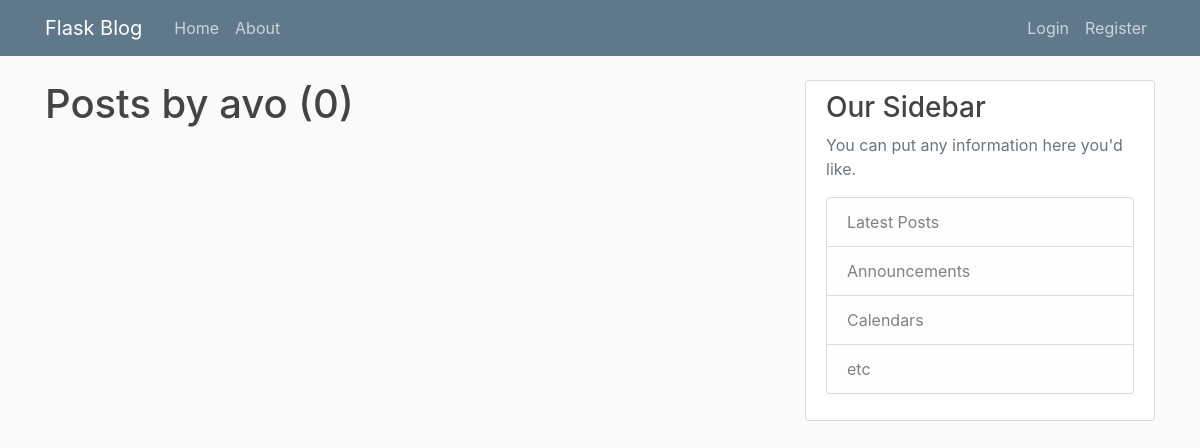
Page /user/avo on the earlier database version.
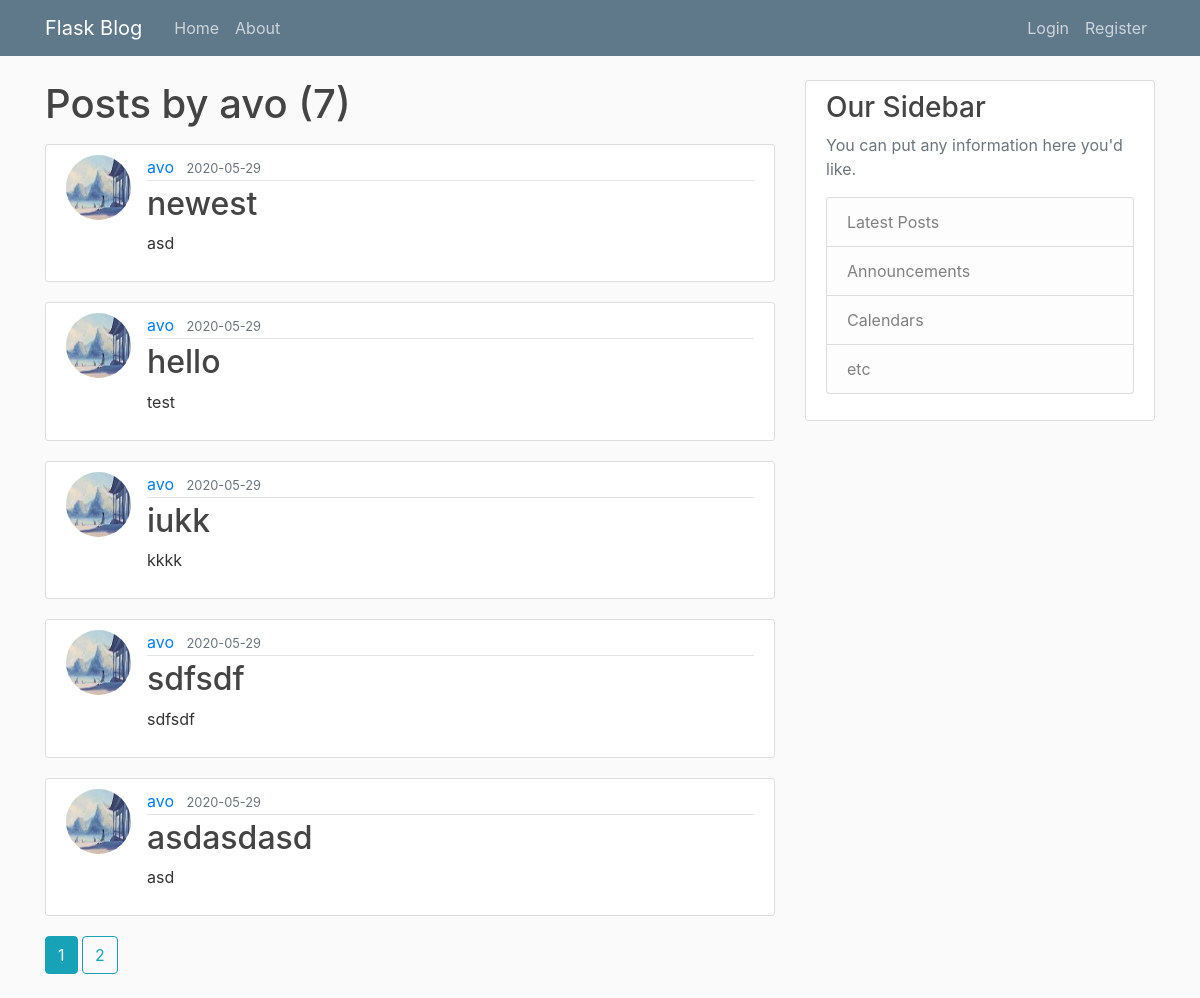
Same page on the later database version.
### flaskblog/models.py (models this page shows, shortened)
class Post(db.Model):
	id = db.Column(db.Integer, primary_key =True)
	title = db.Column(db.String(100), nullable = False)
	date_posted = db.Column(db.DateTime, nullable = False, default = datetime.utcnow)
	content = db.Column(db.Text, nullable = False)
	user_id = db.Column(db.Integer, db.ForeignKey('user.id'), nullable =False)

class User(db.Model, UserMixin):
	id = db.Column(db.Integer, primary_key =True)
	username = db.Column(db.String(20), unique = True, nullable = False)
	email = db.Column(db.String(120), unique = True, nullable = False)
	image_file = db.Column(db.String(20), nullable = False, default = 'default.jpg')
	password = db.Column(db.String(60), nullable = False)
	posts = db.relationship('Post', backref='author', lazy = True)

### flaskblog/routes.py (the view)
@app.route('/user/<string:username>')
def user_posts(username):
	page = request.args.get('page', 1, type = int )
	user = User.query.filter_by(username = username).first_or_404()
	posts = Post.query.filter_by(author = user).order_by(Post.date_posted.desc()).paginate(page = page, per_page = 5)
	return render_template('user_posts.html', posts= posts, user = user)

### flaskblog/templates/user_posts.html (shortened to what this page needs)
{% extends "layout.html"%}
{% block content%}
	<h1 class ="mb-3">Posts by {{user.username}} ({{posts.total}})</h1>
	{%for post in posts.items %}
		<article class="media content-section">
			<img class ="rounded-circle article-img" src ="{{url_for('static', filename ='profile_pics/' + post.author.image_file)}}">
		  <div class="media-body">
		    <div class="article-metadata">
		      <a class="mr-2" href="{{url_for('user_posts', username = post.author.username)}}">{{ post.author.username }}</a>
		      <small class="text-muted">{{ post.date_posted.strftime('%Y-%m-%d')}}</small>
		    </div>
		    <h2><a class="article-title" href= "{{ url_for('post', post_id = post.id )}}">{{ post.title }}</a></h2>
		    <p class="article-content">{{ post.content }}</p>
		  </div>
		</article>
	{%endfor%}
	{%for page_num in posts.iter_pages(left_edge =1, right_edge =1, left_current=1, right_current =2) %}
		{%if page_num%}
			{%if posts.page == page_num %}
				<a class = "btn btn-info mb-4" href ="{{url_for('user_posts',username = user.username, page = page_num)}}">{{page_num}}</a>
			{%else%}
				<a class = "btn btn-outline-info mb-4" href ="{{url_for('user_posts',username = user.username, page = page_num)}}">{{page_num}}</a>
			{%endif%}
		{%endif%}
	{%endfor%}
{% endblock content%}

Differences in the rows shown:
added Post: image_file (picture), author.username "avo", date_posted "2020-05-29", title "newest", content "asd"
added Post: image_file (picture), author.username "avo", date_posted "2020-05-29", title "hello", content "test"
added Post: image_file (picture), author.username "avo", date_posted "2020-05-29", title "iukk", content "kkkk"
added Post: image_file (picture), author.username "avo", date_posted "2020-05-29", title "sdfsdf", content "sdfsdf"
added Post: image_file (picture), author.username "avo", date_posted "2020-05-29", title "asdasdasd", content "asd"
Other differences:
{{ posts.total }}: "0" → "7"
new list line: "1"
new list line: "2"
